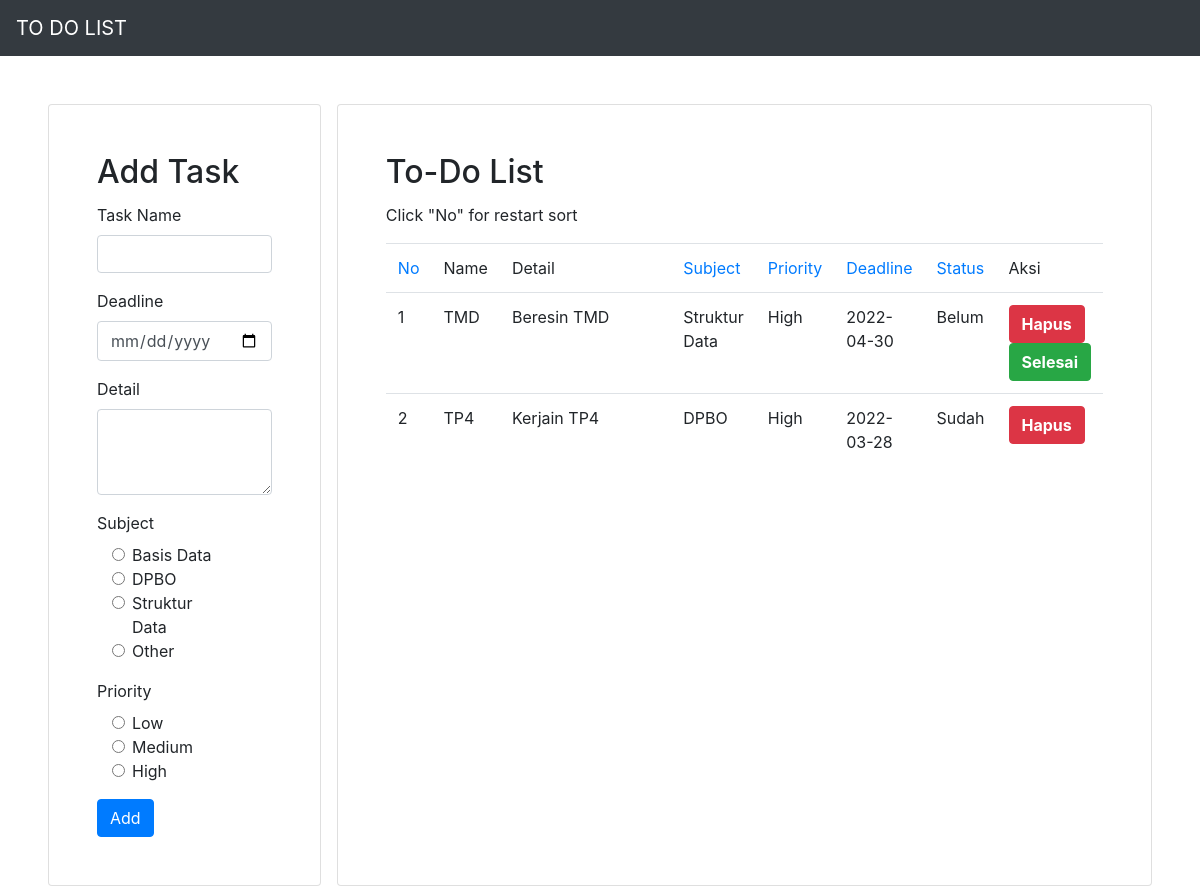
The page / on the database its author committed.
### tables this page shows
CREATE TABLE `tb_to_do` (
  `id` int(10) NOT NULL,
  `name_td` varchar(255) NOT NULL,
  `details_td` text NOT NULL,
  `subject_td` varchar(255) NOT NULL,
  `priority_td` varchar(255) NOT NULL,
  `deadline_td` date NOT NULL,
  `status_td` varchar(255) NOT NULL
);

### conf.php (called while the page is built)
<?php
$db_host = "localhost";
$db_user = "root";
$db_password = "";
$db_name = "prak_dpbo";
?>

### DB.php (called while the page is built, shortened)
<?php
class DB{
	var $db_host = '';
	var $db_user = '';
	var $db_password = '';
	var $db_name = '';
	var $db_link;
	var $result;
	function DB($db_host='', $db_user='', $db_password='', $db_name=''){
		$this->db_host = $db_host;
		$this->db_user = $db_user;
		$this->db_password = $db_password;
		$this->db_name = $db_name;
	}
	function open(){
		$this->db_link = mysqli_connect($this->db_host, $this->db_user, $this->db_password, $this->db_name);
	}
	function execute($query=""){
		$this->result = mysqli_query($this->db_link, $query);
		return $this->result;
	}
	function getResult(){
		return mysqli_fetch_array($this->result);
	}
}
?>

### Task.php (called while the page is built, shortened)
<?php
class Task extends DB{
	function getTask(){
		$query = "SELECT * FROM tb_to_do";
		$this->execute($query);
	}
}
?>

### index.php (the view, shortened to what this page needs)
<?php
include("conf.php");
include("DB.php");
include("Task.php");
include("Template.php");
$otask = new Task($db_host, $db_user, $db_password, $db_name);
$otask->open();
if(isset($_GET["sort"]))
{
	$otask->sorting($_GET["sort"]);
}
else
{
	$otask->getTask();
}
$data = null;
$no = 1;
while (list($id, $tname, $tdetails, $tsubject, $tpriority, $tdeadline, $tstatus) = $otask->getResult()) {
	if($tstatus == "Sudah"){
		$data .= "<tr>
		<td>" . $no . "</td>
		<td>" . $tname . "</td>
		<td>" . $tdetails . "</td>
		<td>" . $tsubject . "</td>
		<td>" . $tpriority . "</td>
		<td>" . $tdeadline . "</td>
		<td>" . $tstatus . "</td>
		<td>
		<button class='btn btn-danger'><a href='index.php?id_hapus=" . $id . "' style='color: white; font-weight: bold;'>Hapus</a></button>
		</td>
		</tr>";
		$no++;
	}
	else{
		$data .= "<tr>
		<td>" . $no . "</td>
		<td>" . $tname . "</td>
		<td>" . $tdetails . "</td>
		<td>" . $tsubject . "</td>
		<td>" . $tpriority . "</td>
		<td>" . $tdeadline . "</td>
		<td>" . $tstatus . "</td>
		<td>
		<button class='btn btn-danger'><a href='index.php?id_hapus=" . $id . "' style='color: white; font-weight: bold;'>Hapus</a></button>
		<button class='btn btn-success' ><a href='index.php?id_status=" . $id .  "' style='color: white; font-weight: bold;'>Selesai</a></button>
		</td>
		</tr>";
		$no++;
	}
}

### Template.php (shortened to what this page needs)
<?php
class Template{
	var $content = '';
	function __construct($filename = ''){
		$this->content = implode('', @file($filename));
	}
	function clear(){
		$this->content = preg_replace("/DATA_[A-Z|_|0-9]+/", "", $this->content);
	}
	function write(){
		print $this->content;
	}
	function replace($old = '', $new = ''){
		if(is_int($new)){
			$value = sprintf("%d", $new);
		}elseif(is_float($new)){
			$value = sprintf("%f", $new);
		}elseif(is_array($new)){
			$value = '';
			foreach( $new as $item){
				$value .= $item. '';
			}
		}else{
			$value = $new;
		}
		$this->content = preg_replace("/$old/",  $value, $this->content);
	}
}
 ?>

### rows shown on the page
tb_to_do: name_td "TMD", details_td "Beresin TMD", subject_td "Struktur Data", priority_td "High", deadline_td "2022-04-30", status_td "Belum"
tb_to_do: name_td "TP4", details_td "Kerjain TP4", subject_td "DPBO", priority_td "High", deadline_td "2022-03-28", status_td "Sudah"
